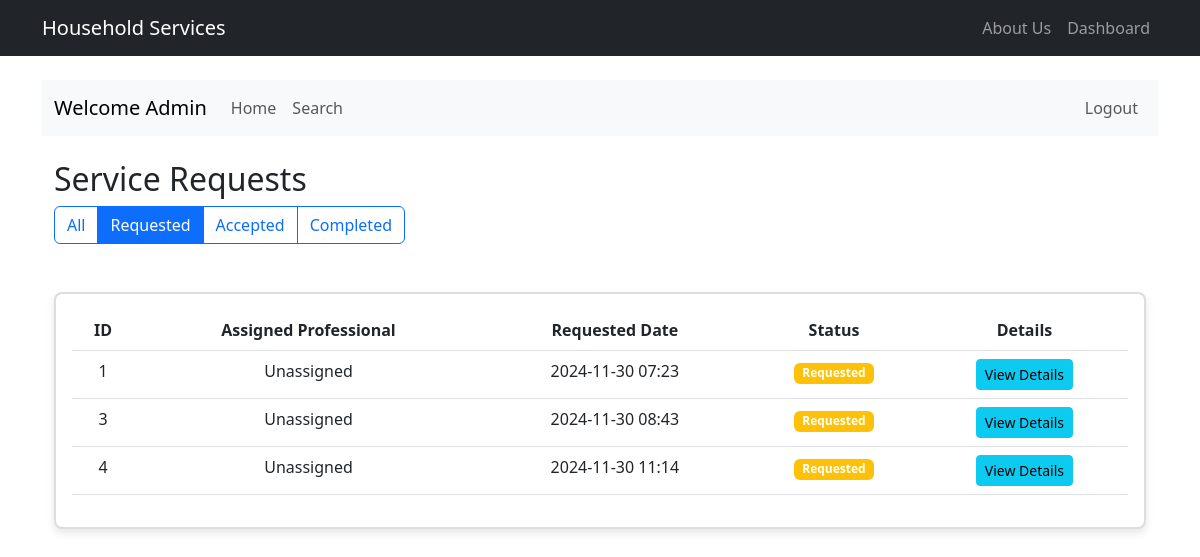
Page /admin/service-requests?status=requested (signed in) on the committed database.
### model.py (models this page shows, shortened)
class ServiceRequest(db.Model):
    id = db.Column(db.Integer, primary_key=True)
    service_id = db.Column(db.Integer, db.ForeignKey('service.id'), nullable=False)
    customer_id = db.Column(db.Integer, db.ForeignKey('customer.id'), nullable=False)
    professional_id = db.Column(db.Integer, db.ForeignKey('service_professional.id'))
    date_of_request = db.Column(db.DateTime, default=datetime.utcnow, nullable=False)
    date_of_completion = db.Column(db.DateTime)
    status = db.Column(db.String(20), default='requested')  # requested, accepted, in_progress, completed, cancelled
    remarks = db.Column(db.Text)
    rating = db.Column(db.Integer)  # 1-5 rating
    review = db.Column(db.Text)
    service = db.relationship('Service', backref='requests')
    preferred_date = db.Column(db.Date, nullable=False)
    preferred_time = db.Column(db.Time, nullable=False)
    address = db.Column(db.String(200), nullable=False)
    pincode = db.Column(db.String(10), nullable=False)
    description = db.Column(db.Text)
    sub_service_id = db.Column(db.Integer, db.ForeignKey('sub_service.id'))
    sub_service = db.relationship('SubService', backref='requests')

### routes.py (the view)
@app.route('/admin/service-requests')
@login_required
def manage_service_requests():
    if current_user.type != 'admin':
        flash('Access denied. Admin privileges required.', 'danger')
        return redirect(url_for('dashboard'))
    status_filter = request.args.get('status', 'all')
    if status_filter == 'all':
        requests = ServiceRequest.query.all()
    else:
        requests = ServiceRequest.query.filter_by(status=status_filter).all()
    return render_template('admin/service_requests.html', requests=requests, current_filter=status_filter)

### app.py (called while the page is built)
@login_manager.user_loader
def load_user(user_id):
    return User.query.get(int(user_id))

### templates/admin/service_requests.html (shortened to what this page needs)
{% extends "main.html" %}
{% block admin_content %}
<div class="container">
    <div class="row mb-4">
        <div class="col-md-12">
            <h2>Service Requests</h2>
            <div class="btn-group mb-3">
                <a href="{{ url_for('manage_service_requests', status='all') }}"
                   class="btn btn-outline-primary {% if current_filter == 'all' %}active{% endif %}">All</a>
                <a href="{{ url_for('manage_service_requests', status='requested') }}"
                   class="btn btn-outline-primary {% if current_filter == 'requested' %}active{% endif %}">Requested</a>
                <a href="{{ url_for('manage_service_requests', status='accepted') }}"
                   class="btn btn-outline-primary {% if current_filter == 'accepted' %}active{% endif %}">Accepted</a>
                <a href="{{ url_for('manage_service_requests', status='completed') }}"
                   class="btn btn-outline-primary {% if current_filter == 'completed' %}active{% endif %}">Completed</a>
            </div>
        </div>
    </div>
    <div class="card">
        <div class="card-body">
            <table class="table">
                <thead>
                    <tr>
                        <th>ID</th>
                        <th>Assigned Professional</th>
                        <th>Requested Date</th>
                        <th>Status</th>
                        <th>Details</th>
                    </tr>
                </thead>
                <tbody>
                    {% for request in requests %}
                    <tr>
                        <td>{{ request.id }}</td>
                        <td>{{ request.professional.name if request.professional else 'Unassigned' }}</td>
                        <td>{{ request.date_of_request.strftime('%Y-%m-%d %H:%M') }}</td>
                        <td>
                            <span class="badge bg-{{ {
                                'requested': 'warning',
                                'accepted': 'primary',
                                'completed': 'success'
                            }[request.status] }}">
                                {{ request.status.title() }}
                            </span>
                        </td>
                        <td>
                            <button class="btn btn-sm btn-info" data-bs-toggle="modal" data-bs-target="#requestModal{{ request.id }}">
                                View Details
                            </button>
                        </td>
                    </tr>
                    {% endfor %}
                </tbody>
            </table>
        </div>
    </div>
</div>
{% endblock %}

### static/css/style.css (style rules this page uses)
.card { box-shadow: 0 0 10px rgba(0,0,0,0.1); margin-top: 2rem; }
.card-body { padding: 2rem; }
.card { border: 2px solid #ddd; border-radius: 8px; box-shadow: 0 4px 8px rgba(0, 0, 0, 0.1); transition: transform 0.2s, box-shadow 0.2s; overflow: hidden; }
.card-body { padding: 16px; text-align: center; }

### rows in the picture
ServiceRequest: id "1", professional "Unassigned", date_of_request "2024-11-30 07:23", status "Requested"
ServiceRequest: id "3", professional "Unassigned", date_of_request "2024-11-30 08:43", status "Requested"
ServiceRequest: id "4", professional "Unassigned", date_of_request "2024-11-30 11:14", status "Requested"
